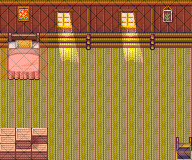

This is a level from a 2D game, rendered from its Tiled map with the project's own tilesets. A one-line summary and the map file follow, with tile-layer data summarised:
An orthogonal 12x10 tile map with 16x16 px tiles, 3 tile layers (background, foreground, collidable), 2 tilesets.

<map version="1.0" orientation="orthogonal" width="12" height="10" tilewidth="16" tileheight="16">
 <tileset firstgid="1" name="village" tilewidth="16" tileheight="16">
  <image source="../../../../assets/village/village.png" trans="ff00ff" width="960" height="512" />
  <tile id="719">
   <properties>
    <property name="filePath" value="1_first_level.tmx" />
    <property name="mapPath" value="maps/1_Prine/2_Reon_Eille_Dungeon/" />
   </properties>
  </tile>
  <tile id="1649">
   <properties>
    <property name="filePath" value="1_first_level.tmx" />
    <property name="mapPath" value="maps/1_Prine/1_Reon_Eille_Dungeon/" />
   </properties>
  </tile>
 </tileset>
 <tileset firstgid="1921" name="collidable" tilewidth="16" tileheight="16">
  <image source="../../../../assets/collidable/collidable.png" trans="ff00ff" width="64" height="64" />
  <tile id="4">
   <properties>
    <property name="type" value="collide_all" />
   </properties>
  </tile>
 </tileset>
 <layer name="background" width="12" height="10">
  <data>[120 cells, 120 non-empty, 16 distinct tile ids]</data>
 </layer>
 <layer name="foreground" width="12" height="10">
  <data>[120 cells, 45 non-empty, 33 distinct tile ids]</data>
 </layer>
 <layer name="collidable" width="12" height="10">
  <data>[120 cells, 40 non-empty, 2 distinct tile ids]</data>
 </layer>
</map>